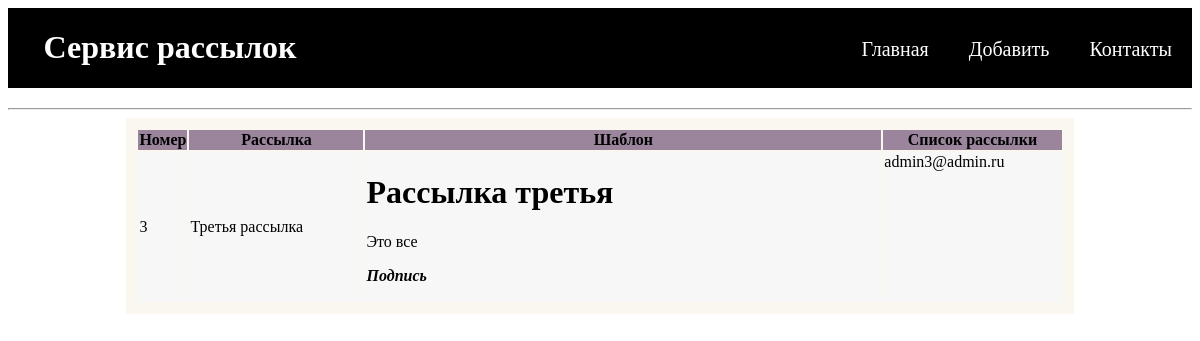
Screenshot of /3/ with the database file from the repository.
### app/models.py (models this page shows, shortened)
class Mailing(models.Model):
    name = models.CharField(max_length=255, verbose_name="Имя рассылки")
    email_template = RichTextUploadingField(blank=True, default='', verbose_name="Шаблон")
    emails = models.TextField(blank=True, verbose_name="Список рассылки")
    class Meta:
        verbose_name = 'Рассылка'
        verbose_name_plural = 'Рассылки'

### app/views.py (the view)
# urls.py: path('<int:pk>/', MailingView.as_view(), name='detail_mailing'),
class MailingView(DetailView):
    model = Mailing

### app/templates/app/mailing_detail.html (shortened to what this page needs)
{% extends 'base.html' %}
{% block content %}
    <hr>
    <div class="content-center">
        <table id="table">
            <tr style="background-color: #9B859D">
                <th>Номер</th>
                <th>Рассылка</th>
                <th>Шаблон</th>
                <th>Список рассылки</th>
            </tr>
            <tr>
                <td>{{ object.pk }}</td>
                <td style="width: 20%; text-align:left; vertical-align: middle">{{object.name}}</td>
                <td style="width: 60%">
                    {% autoescape off %}
                    {{object.email_template}}
                    {% endautoescape %}
                </td>
                <td style="text-align:left; vertical-align: top; width: 20%">{{object.emails}}</td>
            </tr>
        </table>
    </div>
{% endblock %}

### app/static/app/css/styles.css (style rules this page uses)
.content-center { margin-left: 10%; margin-right: 10%; background: rgb(249, 247, 240); padding: 10px; }
#table tr:nth-child(odd) { background: #fff; }
#table tr:nth-child(even) { background: #F7F7F7; }

### rows the page displays
Mailing: pk "3", name "Третья рассылка", email_template "Рассылка третья Это все Подпись", emails "admin3@admin.ru"
